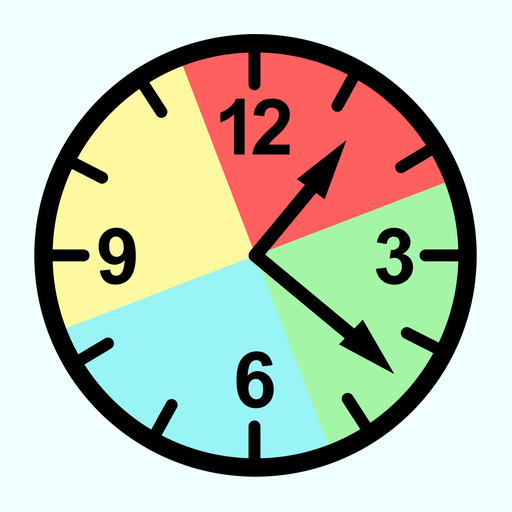

Generate this figure with Python:
"""Compone el icono de la ficha de Play, 512x512.

Reconstruye el logotipo del proyecto igual que se hizo a mano en su día: el
pictograma «reloj» de ARASAAC —el 7230— con cuatro sectores de color añadidos
bajo la esfera. Partir del original a 2500 px y colorear ahí evita reescalar el
icono de 192 px del launcher, que a 512 saldría borroso.

Los sectores no salen de un ojo nuevo: colores, ángulos y radio están medidos
sobre `res/drawable/logotipo.png`, para que el icono de la ficha y el de la
aplicación sean el mismo dibujo.

Los símbolos pictográficos son propiedad del Gobierno de Aragón, creados por
Sergio Palao para ARASAAC, y se distribuyen bajo CC BY-NC-SA.
"""
import os
import urllib.request

from PIL import Image, ImageDraw

SOURCE = "https://static.arasaac.org/pictograms/7230/7230_2500.png"
CACHE = "docs/play/.arasaac-7230.png"

# Medido sobre el pictograma original: la esfera es concéntrica con el lienzo y
# el aro negro empieza en 0.402 del ancho.
DIAL_RADIUS = 0.402

# Medido sobre logotipo.png: cuatro cuadrantes girados 21° respecto a las doce.
SECTOR_START = -21
SECTORS = [
    (0xFE, 0x60, 0x60),   # rojo
    (0xA4, 0xF5, 0xA6),   # verde
    (0x99, 0xF4, 0xF5),   # cian
    (0xFE, 0xF9, 0xA0),   # amarillo
]

# El fondo del icono adaptativo, res/values/colors.xml.
BACKGROUND = (0xF0, 0xFF, 0xFF)

# Lo que ocupa el reloj dentro del icono del launcher. Medido sobre el trazo
# negro y no sobre la caja opaca: el icono de la aplicación lleva un halo gris
# alrededor que, contado, dejaba este reloj un 3 % más grande que aquél.
FILL = 0.865

SIZE = 512
OUT = "docs/play/icono-ficha.png"


def arasaac_clock():
    """El pictograma original, descargado una vez y cacheado."""
    if not os.path.exists(CACHE):
        urllib.request.urlretrieve(SOURCE, CACHE)
    return Image.open(CACHE).convert("RGBA")


def coloured_clock():
    clock = arasaac_clock()
    w, h = clock.size
    cx, cy = w / 2, h / 2
    r = w * DIAL_RADIUS

    # Los sectores van *debajo* del pictograma, de modo que el aro, las marcas,
    # los números y las agujas queden por encima y sigan negros.
    dial = Image.new("RGBA", clock.size, (0, 0, 0, 0))
    d = ImageDraw.Draw(dial)
    for i, colour in enumerate(SECTORS):
        # pieslice mide desde las tres en punto; las doce están 90° antes.
        start = SECTOR_START - 90 + i * 90
        d.pieslice([cx - r, cy - r, cx + r, cy + r], start, start + 90,
                   fill=colour + (255,))

    return Image.alpha_composite(dial, clock)


icon = Image.new("RGB", (SIZE, SIZE), BACKGROUND)
clock = coloured_clock()

# El dibujo no llega al borde de su lienzo: se recorta a su caja antes de
# escalar, o el reloj saldría más pequeño de lo previsto.
clock = clock.crop(clock.getbbox())
side = round(SIZE * FILL)
clock = clock.resize((side, side), Image.LANCZOS)
icon.paste(clock, ((SIZE - side) // 2, (SIZE - side) // 2), clock)

# Play pide «PNG de 32 bits», así que se añade el canal alfa al final y opaco de
# punta a punta. Componer ya en RGBA no valía: `paste` mezcla también el alfa, y
# el borde suavizado del reloj dejaba píxeles translúcidos. La transparencia de
# verdad está desaconsejada de todos modos, porque la tienda recorta el icono
# con su propia máscara y el hueco se vería.
icon.putalpha(255)
icon.save(OUT, "PNG")
print(OUT, icon.size, icon.mode)
